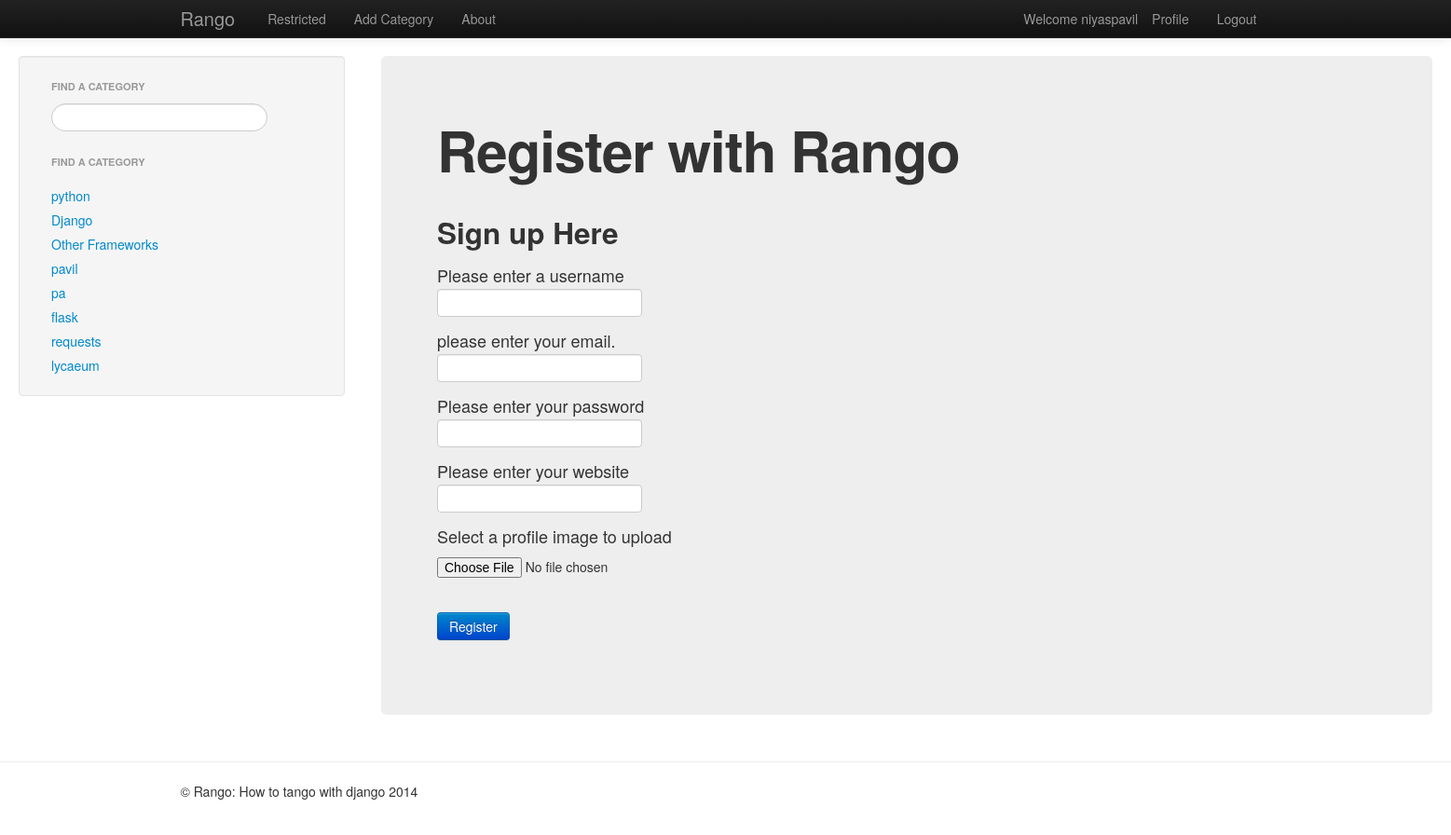
Page /rango/register/ (signed in) on the committed database.
### rango/models.py (models this page shows)
class Category(models.Model):
    name = models.CharField(max_length=128, unique=True)
    views = models.IntegerField(default=0)
    likes = models.IntegerField(default=0)
    def __unicode__(self):
        return self.name

### rango/views.py (the view)
def register(request):
    context = RequestContext(request)
    registered =False
    if request.method == 'POST':
        user_form = UserForm(request.POST)
        profile_form = UserProfileForm(request.POST)
        if user_form.is_valid() and profile_form.is_valid():
            user = user_form.save()
            user.set_password(user.password)
            user.save()
            profile = profile_form.save(commit = False)
            profile.user = user
            if 'picture' in request.FILES:
                profile.picture = request.FILES['picture']
            profile.save()
            registered = True
        else:
            print user_form.errors, profile_form.errors
    else:
        user_form = UserForm()
        profile_form = UserProfileForm()
    cat_list = get_category_list()
    return render_to_response(
            'rango/register.html',
            {'user_form': user_form, 'profile_form': profile_form,
            'registered': registered, 'cat_list': cat_list}, context)

### rango/forms.py
class UserForm (forms.ModelForm):
    username = forms.CharField(help_text="Please enter a username")
    email = forms.EmailField(help_text="please enter your email.")
    password = forms.CharField(widget=forms.PasswordInput(), help_text="Please enter your password")
    class Meta:
        model =User
        fields = ('username','email','password')

class UserProfileForm (forms.ModelForm):
    website = forms.URLField(help_text="Please enter your website", required=False)
    picture = forms.ImageField(help_text="Select a profile image to upload", required=False)
    class Meta:
        model = UserProfile
        fields = ['website','picture']

### rango/views.py (called while the page is built)
def get_category_list(max_results =0, starts_with=''):
    cat_list=[]
    if starts_with:
        cat_list = Category.objects.filter(name__istartswith=starts_with)
    else:
        cat_list = Category.objects.all()
    if max_results > 0:
        if len(cat_list) > max_results:
            cat_list = cat_list[:max_results]
    for category in cat_list:
        category.url = category.name.replace(" ", "_")
    print cat_list
    return cat_list

### templates/rango/register.html (shortened to what this page needs)
{% extends 'rango/base.html' %}
{% block body_block %}
<div class="hero-unit">
    <h1>Register with Rango </h1>
    <br/>
    <div class="container">
        {% if registered%}
            <p>Thank You for Registering</p>
            <p><a href="/rango/login/">Login</a>When you ready to rango</p>
        {%else%}
            <form class="form-signin span8" id="user_form" method="post" action="/rango/register/"
                              enctype="multipart/form-data">
            <h2 class="form-signin-heading">Sign up Here</h2>
            {% for field in user_form.visible_fields %}
            {{field.help_text}}<br/>
            {{field}}<br/>
            {% endfor %}
            {% for field in profile_form.visible_fields %}
            {{field.help_text}}<br/>
            {{field}}<br/>
            {% endfor %}
            <br/>
            <input class="btn btn-primary" type="submit" name="submit" value="Register">
            </form>
            {% endif %}
        </div>
    </div>
{% endblock %}

### templates/rango/base.html (shortened to what this page needs)
<!DOCTYPE html>
{% load static %}
<html>
    <head>
        <link href= "{% static 'css/bootstrap-fluid-adj.css' %}" rel ='stylesheet'>
        <link href= "{% static 'css/bootstrap.min.css'%}" rel="stylesheet" media="screen">
        <link href="{% static 'css/bootstrap-responsive.css'%}" rel="stylesheet">
    </head>
    <body>
        <div class="navbar navbar-inverse navbar-fixed-top">
            <div class="navbar-inner">
                <div class="container">
                    <a class="brand" href="/rango/">Rango</a>
                    <div class="nav-collapse collapse">
                        <ul class="nav pull-right">
                            {% if user.is_authenticated %}
                            <li class="navbar-text">Welcome {{user.username}}</li>
                            <li><a href="/rango/profile/">Profile</a></li>
                            <li><a href="/rango/logout/">Logout</a></li>
                            {% else %}
                            <li><a href="/rango/register/">Register</a></li></li>
                            <li><a href="/rango/login/">Login</a></li>
                            {% endif %}
                        </ul>
                        <ul class="nav">
                            {% if user.is_authenticated %}
                                <li><a href="/rango/restricted/">Restricted</a> </li>
                                <li><a href="/rango/add_category/">Add Category</a> </li>
                            {% endif %}
                                <li><a href="/rango/about/">About</a></li>
                        </ul>
                    </div>
                </div>
            </div>
        </div>
        <div class="container-fluid">
            <div class="row-fluid">
                <div class="span3">
                    <div class="well sidebar-nav">
                        <ul class="nav nav-list">
                        <li class="nav-header">Find a Category</li>
                        <form>
                            <li><input  class="search-query span10" type="text" name="suggestion" value="" id="suggestion" /></li>
                        </form>
                        </ul>
                        {% if cat_list %}
                        <div id="cats">
                            {% include 'rango/category_list.html' with cat_list=cat_list %}
                        </div>
                        {% endif %}
                    </div>
                </div>
                <div class="span9">
                    {% block body_block %}
                    {% endblock %}
                </div>
            </div>
        </div>
        <hr/>
        <footer>
            <div class="container">
                <p>&copy; Rango: How to tango with django 2014</p>
            </div>
        </footer>
    </body>
</html>

### templates/rango/category_list.html
        <h1 class="nav-header">Find a category</h1>
        <ul class="nav nav-list">
        {%if cat_list%}
            {% for category in cat_list %}
                <li><a href="/rango/category/{{ category.url }}">{{ category.name }}</a></li>
            {% endfor%}
        </ul>
        {% else %}
                <li>No categories at present</li>
        {% endif %}

### rows in the picture
Category: name "python"
Category: name "Django"
Category: name "Other Frameworks"
Category: name "pavil"
Category: name "pa"
Category: name "flask"
Category: name "requests"
Category: name "lycaeum"

### other values in the picture
{{ user.username }} "niyaspavil"
{{ field.help_text }} "Please enter a username" "please enter your email." "Please enter your password"
{{ field.help_text }} "Please enter your website" "Select a profile image to upload"
